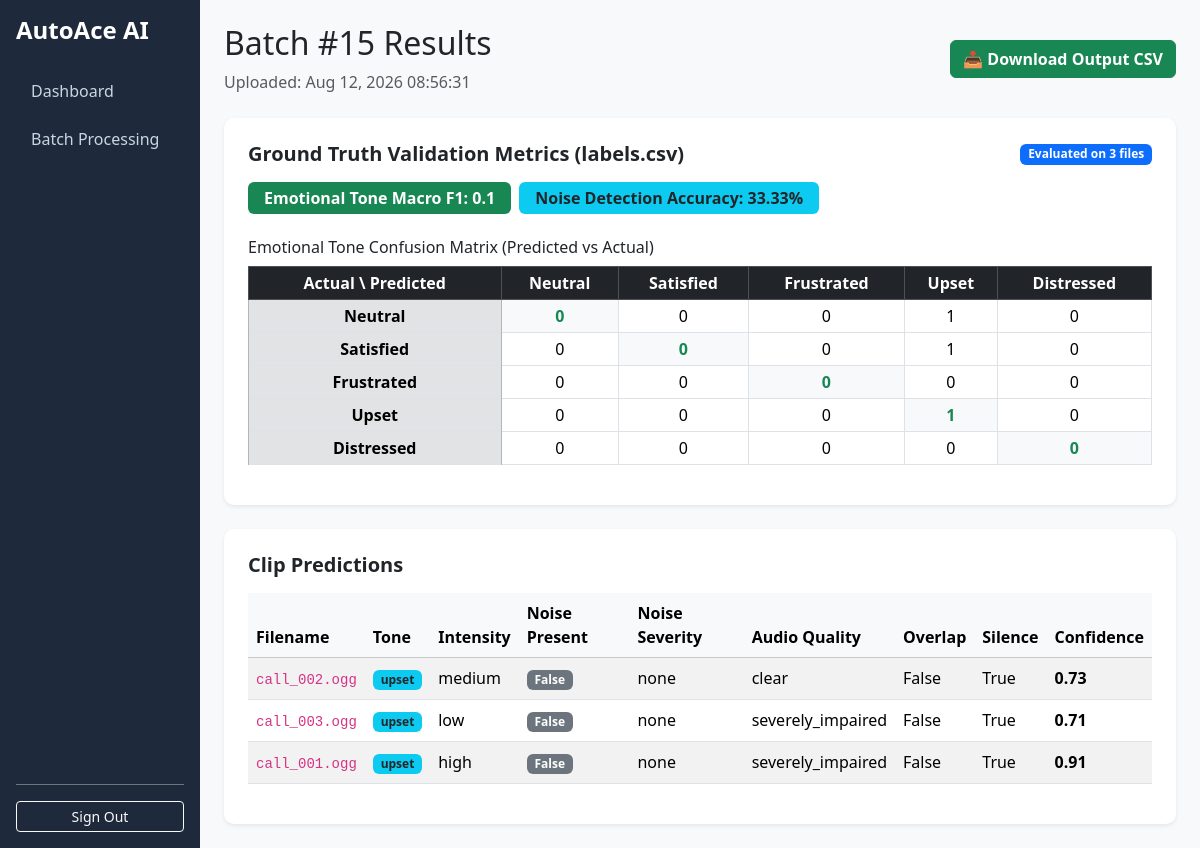
Screenshot of /batches/15/ (signed in) with the database file from the repository.
### audio_analytics/models.py (models this page shows, shortened)
class BatchUpload(models.Model):
    class Status(models.TextChoices):
        PENDING = 'pending', 'Pending'
        PROCESSING = 'processing', 'Processing'
        COMPLETED = 'completed', 'Completed'
        FAILED = 'failed', 'Failed'
    zip_file = models.FileField(upload_to='batches/')
    uploaded_at = models.DateTimeField(auto_now_add=True)
    status = models.CharField(
        max_length=20,
        choices=Status.choices,
        default=Status.PENDING
    )
    error_message = models.TextField(blank=True, null=True)
    metrics_json = models.TextField(blank=True, null=True)  # Stores F1, Accuracy, and Confusion Matrix

class AudioAnalysis(models.Model):
    class EmotionalTone(models.TextChoices):
        NEUTRAL = 'neutral', 'Neutral'
        SATISFIED = 'satisfied', 'Satisfied'
        FRUSTRATED = 'frustrated', 'Frustrated'
        UPSET = 'upset', 'Upset'
        DISTRESSED = 'distressed', 'Distressed'
    class EmotionalIntensity(models.TextChoices):
        LOW = 'low', 'Low'
        MEDIUM = 'medium', 'Medium'
        HIGH = 'high', 'High'
    class BackgroundNoiseSeverity(models.TextChoices):
        NONE = 'none', 'None'
        LOW = 'low', 'Low'
        MEDIUM = 'medium', 'Medium'
        HIGH = 'high', 'High'
    class AudioQuality(models.TextChoices):
        CLEAR = 'clear', 'Clear'
        SLIGHTLY_IMPAIRED = 'slightly_impaired', 'Slightly Impaired'
        SEVERELY_IMPAIRED = 'severely_impaired', 'Severely Impaired'
    class ProcessingStatus(models.TextChoices):
        PENDING = 'pending', 'Pending'
        SUCCESS = 'success', 'Success'
        FAILED = 'failed', 'Failed'
    batch = models.ForeignKey(
        BatchUpload,
        related_name='analyses',
        on_delete=models.CASCADE,
        null=True,
        blank=True
    )
    filename = models.CharField(max_length=255)
    audio_file = models.FileField(upload_to='audio_clips/', blank=True, null=True)
    status = models.CharField(
        max_length=20,
        choices=ProcessingStatus.choices,
        default=ProcessingStatus.PENDING
    )
    error_details = models.TextField(blank=True, default='')
    emotional_tone = models.CharField(
        max_length=20,
        choices=EmotionalTone.choices,
        blank=True, null=True
    )
    emotional_intensity = models.CharField(
        max_length=10,
        choices=EmotionalIntensity.choices,
        blank=True, null=True
    )
    background_noise_present = models.BooleanField(default=False)
    background_noise_type = models.CharField(max_length=255, blank=True, default='')
    background_noise_severity = models.CharField(
        max_length=10,
        choices=BackgroundNoiseSeverity.choices,
        default=BackgroundNoiseSeverity.NONE
    )
    audio_quality = models.CharField(
        max_length=20,
        choices=AudioQuality.choices,
        blank=True, null=True
    )
    speaker_overlap_present = models.BooleanField(default=False)
    long_silence_present = models.BooleanField(default=False)
    confidence = models.FloatField(
        validators=[MinValueValidator(0.0), MaxValueValidator(1.0)],
        null=True,
        blank=True
    )
    created_at = models.DateTimeField(auto_now_add=True)

### audio_analytics/views.py (the view)
# urls.py: path('batches/<int:pk>/', BatchDetailView.as_view(), name='batch_detail'),
class BatchDetailView(LoginRequiredMixin, DetailView):
    model = BatchUpload
    template_name = "audio_analytics/batch_detail.html"
    context_object_name = "batch"
    def get_context_data(self, **kwargs):
        context = super().get_context_data(**kwargs)
        context["analyses"] = self.object.analyses.all()
        context["metrics"] = json.loads(self.object.metrics_json) if getattr(self.object, "metrics_json", None) else None
        return context

### audio_analytics/templates/audio_analytics/batch_detail.html (shortened to what this page needs)
{% extends 'audio_analytics/base.html' %}
{% block content %}
<div class="d-flex justify-content-between align-items-center mb-4">
    <div>
        <h2>Batch #{{ batch.id }} Results</h2>
        <span class="text-muted">Uploaded: {{ batch.uploaded_at|date:"M d, Y H:i:s" }}</span>
    </div>
    <a href="{% url 'batch_export' batch.pk %}" class="btn btn-success fw-bold">
        📥 Download Output CSV
    </a>
</div>
{% if metrics %}
<div class="card card-custom mb-4">
    <div class="card-body p-4">
        <div class="d-flex justify-content-between align-items-center mb-3">
            <h5 class="card-title fw-bold mb-0">Ground Truth Validation Metrics (labels.csv)</h5>
            <span class="badge bg-primary">Evaluated on {{ metrics.sample_count }} files</span>
        </div>
        <div class="d-flex flex-wrap gap-2 mb-4">
            <span class="badge bg-success fs-6 py-2 px-3">
                Emotional Tone Macro F1: {{ metrics.emotional_tone_macro_f1 }}
            </span>
            <span class="badge bg-info text-dark fs-6 py-2 px-3">
                Noise Detection Accuracy: {{ metrics.noise_detection_accuracy|floatformat:2 }}%
            </span>
        </div>
        <h6>Emotional Tone Confusion Matrix (Predicted vs Actual)</h6>
        <div class="table-responsive">
            <table class="table table-bordered table-sm text-center align-middle">
                <thead class="table-dark">
                    <tr>
                        <th>Actual \ Predicted</th>
                        {% for label in metrics.tone_labels %}
                            <th>{{ label|title }}</th>
                        {% endfor %}
                    </tr>
                </thead>
                <tbody>
                    {% for row in metrics.tone_confusion_matrix %}
                        <tr>
                            <th class="table-secondary">
                                {% if forloop.counter0 == 0 %}Neutral
                                {% elif forloop.counter0 == 1 %}Satisfied
                                {% elif forloop.counter0 == 2 %}Frustrated
                                {% elif forloop.counter0 == 3 %}Upset
                                {% elif forloop.counter0 == 4 %}Distressed{% endif %}
                            </th>
                            {% for val in row %}
                                <td class="{% if forloop.counter0 == forloop.parentloop.counter0 %}bg-light fw-bold text-success{% endif %}">
                                    {{ val }}
                                </td>
                            {% endfor %}
                        </tr>
                    {% endfor %}
                </tbody>
            </table>
        </div>
    </div>
</div>
{% endif %}
<div class="card card-custom">
    <div class="card-body p-4">
        <h5 class="card-title fw-bold mb-3">Clip Predictions</h5>
        <div class="table-responsive">
            <table class="table table-striped align-middle">
                <thead class="table-light">
                    <tr>
                        <th>Filename</th>
                        <th>Tone</th>
                        <th>Intensity</th>
                        <th>Noise Present</th>
                        <th>Noise Severity</th>
                        <th>Audio Quality</th>
                        <th>Overlap</th>
                        <th>Silence</th>
                        <th>Confidence</th>
                    </tr>
                </thead>
                <tbody>
                    {% for analysis in analyses %}
                    <tr>
                        <td><code>{{ analysis.filename }}</code></td>
                        <td><span class="badge bg-info text-dark">{{ analysis.emotional_tone|default:"-" }}</span></td>
                        <td>{{ analysis.emotional_intensity|default:"-" }}</td>
                        <td>
                            {% if analysis.background_noise_present %}
                            <span class="badge bg-warning text-dark">True</span>
                            {% else %}
                            <span class="badge bg-secondary">False</span>
                            {% endif %}
                        </td>
                        <td>{{ analysis.background_noise_severity }}</td>
                        <td>{{ analysis.audio_quality|default:"-" }}</td>
                        <td>{{ analysis.speaker_overlap_present }}</td>
                        <td>{{ analysis.long_silence_present }}</td>
                        <td><strong>{{ analysis.confidence|default:"0.0" }}</strong></td>
                    </tr>
                    {% empty %}
                    <tr><td colspan="9" class="text-center text-muted">No individual file records processed.</td></tr>
                    {% endfor %}
                </tbody>
            </table>
        </div>
    </div>
</div>
{% endblock %}

### audio_analytics/templates/audio_analytics/base.html (style rules this page uses)
body { background-color: #f8f9fa; }
.card-custom { border: none; border-radius: 10px; box-shadow: 0 0.125rem 0.25rem rgba(0,0,0,0.075); }

### rows the page displays
BatchUpload: id "15", uploaded_at "Aug 12, 2026 08:56:31"
AudioAnalysis: filename "call_002.ogg", emotional_tone "upset", emotional_intensity "medium", background_noise_present "False", background_noise_severity "none", audio_quality "clear", speaker_overlap_present "False", long_silence_present "True", confidence "0.73"
AudioAnalysis: filename "call_003.ogg", emotional_tone "upset", emotional_intensity "low", background_noise_present "False", background_noise_severity "none", audio_quality "severely_impaired", speaker_overlap_present "False", long_silence_present "True", confidence "0.71"
AudioAnalysis: filename "call_001.ogg", emotional_tone "upset", emotional_intensity "high", background_noise_present "False", background_noise_severity "none", audio_quality "severely_impaired", speaker_overlap_present "False", long_silence_present "True", confidence "0.91"

### other values shown
{{ metrics.sample_count }} "3"
{{ metrics.emotional_tone_macro_f1 }} "0.1"
{{ metrics.noise_detection_accuracy|floatformat:2 }} "33.33"
{{ label|title }} "Neutral" "Satisfied" "Frustrated" "Upset" "Distressed"
{{ val }} "0" "0" "0" "1" "0" "0" "0" "0" "1" "0" "0" "0" "0" "0" "0" "0" "0" "0" "1" "0" "0" "0" "0" "0" "0"
